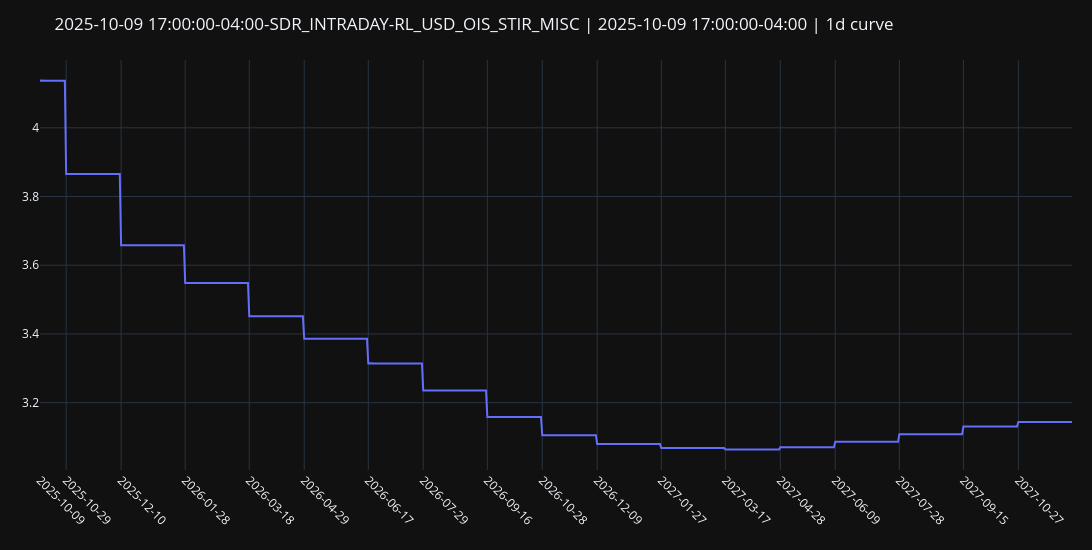

The code cell stored with this chart in its notebook:
### Markdown cell above
# O/N fwd curve

### Code cell
x_data_num, y_data_rate = curve_handle.handle()._plot_rates("1d", left=rl.NoInput(0), right=rl.NoInput(0))
plot_data_dict = dict(zip(x_data_num, [y.real for y in y_data_rate]))

calendar = ql.UnitedStates(ql.UnitedStates.FederalReserve)
filtered_plot_data = {dt: rate for dt, rate in plot_data_dict.items() if calendar.isBusinessDay(ql.Date(dt.day, dt.month, dt.year))}

x_business_days = list(filtered_plot_data.keys())
y_business_rates = list(filtered_plot_data.values())
curve_nodes = curve_handle.handle().nodes._nodes.keys()

# fig, ax = plt.subplots()
# ax.plot(x_business_days, y_business_rates)
# ax.xaxis.set_major_formatter(mdates.DateFormatter("%Y-%m-%d"))
# plt.xticks(rotation=45, ha="right")  # Rotate ticks for better readability
# ax.grid(True, linestyle="--", alpha=0.6)

# ticks = [t.tz_localize(None) if getattr(t, "tzinfo", None) else t for t in curve_nodes]
# ax.set_xticks(mdates.date2num(ticks))
# ax.xaxis.set_major_formatter(mdates.DateFormatter("%Y-%m-%d"))
# plt.title(f"{curve_handle.meta()["id"]} | {curve_handle.meta()["timestamp"]} | 1d")
# plt.xticks(rotation=45)
# plt.tight_layout()
# plt.show()


fig = go.Figure()
fig.add_trace(go.Scatter(x=x_business_days, y=y_business_rates, mode="lines", name="1D"))

tick_vals = [pd.Timestamp(t).tz_localize(None) for t in curve_nodes]
tick_text = [pd.Timestamp(t).strftime("%Y-%m-%d") for t in tick_vals]

fig.update_layout(
    title=f"{curve_handle.meta()["id"]} | {curve_handle.meta()["timestamp"]} | 1d curve",
    template="plotly_dark",
    margin=dict(l=40, r=20, t=60, b=80),
    xaxis=dict(tickmode="array", tickvals=tick_vals, ticktext=tick_text, tickangle=45, showgrid=True),
    height=550,
    width=1200,
    yaxis=dict(showgrid=True),
)
fig.update_xaxes(
    showspikes=True,
    spikecolor="white",
    spikesnap="cursor",
    spikemode="across",
    showgrid=True,
)
fig.update_yaxes(
    showspikes=True,
    spikecolor="white",
    spikesnap="cursor",
    spikethickness=0.5,
    showgrid=True,
)

fig.show()

### Figure 1 — Plotly figure (JSON) as saved in the notebook; plotly's stock layout.template omitted (floating-point values rounded to 4 significant figures; data arrays with more than 128 entries replaced by an {"elided": "..."} marker saying what was removed)
{"data": [{"mode": "lines", "name": "1D", "type": "scatter", "x": {"elided": "541 str values"}, "y": {"elided": "541 float values"}}], "layout": {"height": 550, "margin": {"b": 80, "l": 40, "r": 20, "t": 60}, "title": {"text": "2025-10-09 17:00:00-04:00-SDR_INTRADAY-RL_USD_OIS_STIR_MISC | 2025-10-09 17:00:00-04:00 | 1d curve"}, "width": 1200, "xaxis": {"showgrid": true, "showspikes": true, "spikecolor": "white", "spikemode": "across", "spikesnap": "cursor", "tickangle": 45, "tickmode": "array", "ticktext": ["2025-10-09", "2025-10-29", "2025-12-10", "2026-01-28", "2026-03-18", "2026-04-29", "2026-06-17", "2026-07-29", "2026-09-16", "2026-10-28", "2026-12-09", "2027-01-27", "2027-03-17", "2027-04-28", "2027-06-09", "2027-07-28", "2027-09-15", "2027-10-27", "2027-12-08"], "tickvals": ["2025-10-09T00:00:00", "2025-10-29T00:00:00", "2025-12-10T00:00:00", "2026-01-28T00:00:00", "2026-03-18T00:00:00", "2026-04-29T00:00:00", "2026-06-17T00:00:00", "2026-07-29T00:00:00", "2026-09-16T00:00:00", "2026-10-28T00:00:00", "2026-12-09T00:00:00", "2027-01-27T00:00:00", "2027-03-17T00:00:00", "2027-04-28T00:00:00", "2027-06-09T00:00:00", "2027-07-28T00:00:00", "2027-09-15T00:00:00", "2027-10-27T00:00:00", "2027-12-08T00:00:00"]}, "yaxis": {"showgrid": true, "showspikes": true, "spikecolor": "white", "spikesnap": "cursor", "spikethickness": 0.5}}}
